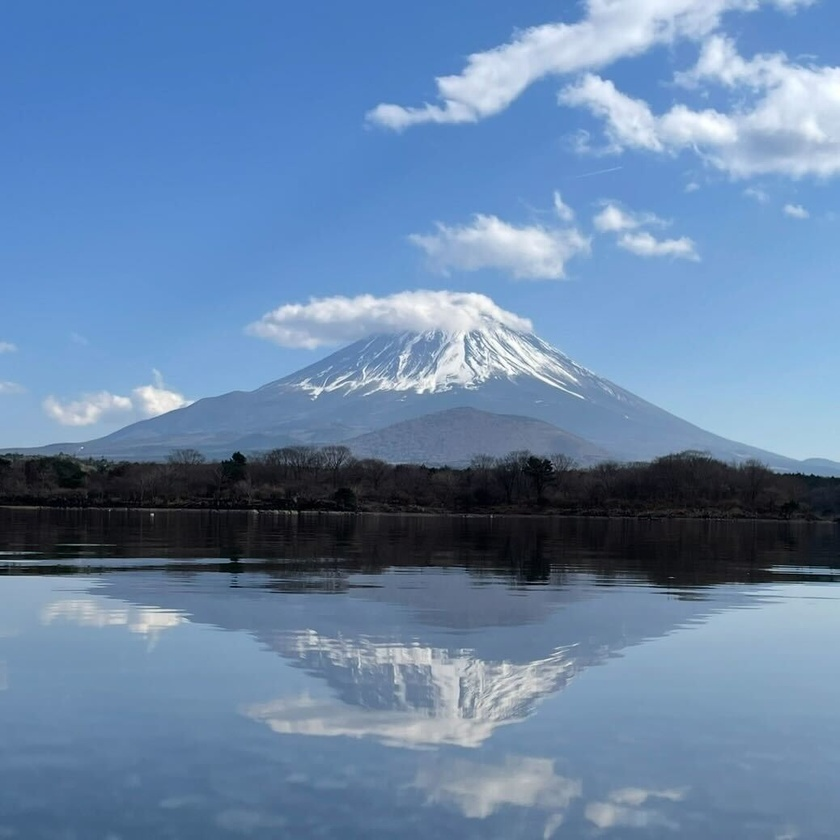
#> input picture M1_数値解析/レポート2/きょうか/GPT/Fuji.jpg, 840 x 840 px, shrunk from 1038 x 1038 before the run
$ python gauss.py Fuji.jpg Fuji.jpg 1.0 1.0
#> lines starting #> are read from the running program, lines starting #| are printed output that depends on the picture
"""
元画像と変換後画像からガウス・ニュートン法で回転角度とスケールを推定し、
推定値と収束の様子をプロットします。

コマンドライン引数で入力画像と変形後の画像を指定し、
初期の回転角度とスケールをオプションで設定可能。
収束過程をプロットし、最終的な推定値を表示します。

実行方法
python gauss.py input_image transformed_image [theta_init_deg] [scale_init]
- input_image: 入力画像のパス
- transformed_image: 変形後の画像のパス
- theta_init_deg: 初期回転角度（度単位、デフォルトは0）
- scale_init: 初期スケール（デフォルトは1.0）


"""

import sys
import numpy as np
from PIL import Image
import matplotlib
matplotlib.use('Agg')
import matplotlib.pyplot as plt

def gaussian_kernel1d(sigma, radius=None):
    if radius is None:
        radius = int(3 * sigma)
    x = np.arange(-radius, radius+1)
    ker = np.exp(-x**2/(2*sigma**2))
    return ker/ker.sum()


def apply_gaussian_blur(img, sigma):
    k = gaussian_kernel1d(sigma)
    tmp = np.apply_along_axis(lambda m: np.convolve(m, k, mode='same'), axis=1, arr=img)
    return np.apply_along_axis(lambda m: np.convolve(m, k, mode='same'), axis=0, arr=tmp)


def compute_image_gradients(img, sigma=2.0):
    blurred = apply_gaussian_blur(img.astype(np.float64), sigma)
    dy, dx = np.gradient(blurred)
    return dx, dy


def estimate_by_gauss_newton(img_i, img_t, theta0=0.0, scale0=1.0,
                              thresh=1e-5, max_iter=100):
    theta = np.deg2rad(theta0)
    scale = scale0
    H, W = img_i.shape
    ys, xs = np.indices((H, W))
    x = xs - (W - 1)/2.0
    y = ys - (H - 1)/2.0
    mask = x**2 + y**2 <= (min(W, H)/2.0)**2

    th_hist, sc_hist = [], []
    grad_th, grad_sc = [], []
    cost_hist, delta_norm = [], []

    for _ in range(max_iter):
        a, b = scale*np.cos(theta), scale*np.sin(theta)
        src_x = a*x + b*y + (W - 1)/2.0
        src_y = -b*x + a*y + (H - 1)/2.0
        xi = np.clip(np.round(src_x).astype(int), 0, W-1)
        yi = np.clip(np.round(src_y).astype(int), 0, H-1)
        I_p = img_i[yi, xi]
        I_dx, I_dy = compute_image_gradients(I_p)
        diff = (I_p - img_t)[mask]
        dxdth = -scale*(x*np.sin(theta) + y*np.cos(theta))
        dydth =  scale*(x*np.cos(theta) - y*np.sin(theta))
        dxdsc = x*np.cos(theta) - y*np.sin(theta)
        dydsc = x*np.sin(theta) + y*np.cos(theta)
        A = (I_dx*dxdth + I_dy*dydth)[mask]
        B = (I_dx*dxdsc + I_dy*dydsc)[mask]
        Jt = np.sum(diff*A)
        Js = np.sum(diff*B)
        Htt, Hss = np.sum(A*A), np.sum(B*B)
        Hts = np.sum(A*B)
        H_approx = np.array([[Htt, Hts],[Hts, Hss]])
        g = np.array([Jt, Js])

        cost_hist.append(0.5*np.sum(diff**2))
        th_hist.append(theta)
        sc_hist.append(scale)
        grad_th.append(Jt)
        grad_sc.append(Js)

        try:
            delta = np.linalg.solve(H_approx, g)
        except np.linalg.LinAlgError:
            print("Singular Hessian; stopping.")
            break
        theta -= delta[0]
        scale -= delta[1]
        delta_norm.append(np.linalg.norm(delta))
        if np.linalg.norm(delta) < thresh:
            break

    return theta, scale, th_hist, sc_hist, grad_th, grad_sc, cost_hist, delta_norm


def main():
    if len(sys.argv) < 3:
        print("Usage: python gauss.py input.png transformed.png [theta0] [scale0]")
        sys.exit(1)
    inp, outp = sys.argv[1], sys.argv[2]
    t0 = float(sys.argv[3]) if len(sys.argv)>3 else 0.0
    s0 = float(sys.argv[4]) if len(sys.argv)>4 else 1.0
    img_i = np.array(Image.open(inp).convert('L'))
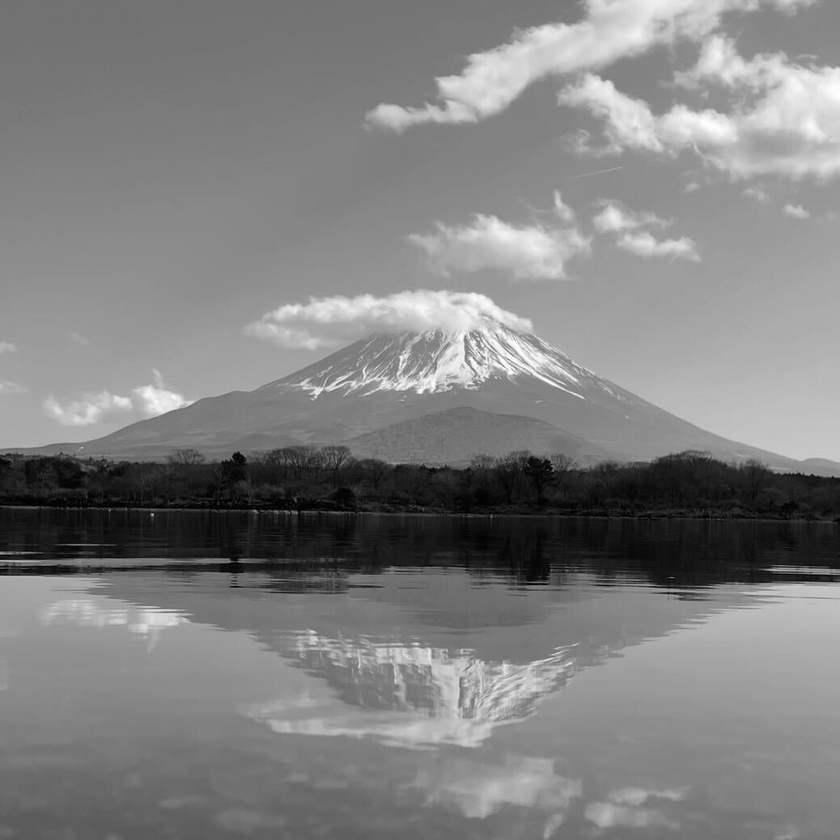
#> img_i: shape (840, 840); min 0, max 254, mean 128.5
    img_t = np.array(Image.open(outp).convert('L'))
    theta, scale, th_h, sc_h, gth, gsc, cost_h, dn_h = \
        estimate_by_gauss_newton(img_i, img_t, t0, s0)
#> the loop in estimate_by_gauss_newton, `for _ in range(max_iter):` made 100 passes
#> (a, b, Jt, H_approx, g, delta, theta, scale) on passes 6 to 10: (1.08, 0.0084, 567659126.2, [[2.98e+11, -2.46e+10], [-2.46e+10, 1.88e+11]], [567659126.2, -4.32e+09], [1.33e-05, -0.023], 0.0078, 1.1), (1.1, 0.00857, 763174351.9, [[3.16e+11, -2.47e+10], [-2.47e+10, 1.84e+11]], [763174351.9, -3.87e+09], [0.000784, -0.0209], 0.00702, 1.12), (1.12, 0.00785, 479134046.9, [[3.32e+11, -2.45e+10], [-2.45e+10, 1.8e+11]], [479134046.9, -3.5e+09], [9.35e-06, -0.0194], 0.00701, 1.14), (1.14, 0.00798, 378646773.7, [[3.6e+11, -2.18e+10], [-2.18e+10, 1.78e+11]], [378646773.7, -3.01e+09], [2.76e-05, -0.0169], 0.00698, 1.16), (1.16, 0.00807, 710575211.2, [[3.67e+11, -2.18e+10], [-2.18e+10, 1.75e+11]], [710575211.2, -2.86e+09], [0.000972, -0.0162], 0.00601, 1.17)
#> (a, b, H_approx, g, delta, theta, scale) on passes 3 to 5: (1, 0.0177, [[2.36e+11, -2.63e+10], [-2.63e+10, 1.96e+11]], [7.96e+09, -3.23e+09], [0.0324, -0.0121], -0.0148, 1.02), (1.02, -0.015, [[2.45e+11, -2.76e+10], [-2.76e+10, 1.99e+11]], [-5.11e+09, -5.28e+09], [-0.0242, -0.0299], 0.00943, 1.05), (1.05, 0.00986, [[2.72e+11, -2.61e+10], [-2.61e+10, 1.92e+11]], [1.2e+09, -5.64e+09], [0.00161, -0.0292], 0.00782, 1.08)
#> pass 1, in estimate_by_gauss_newton, `I_p = img_i[yi, xi]`:
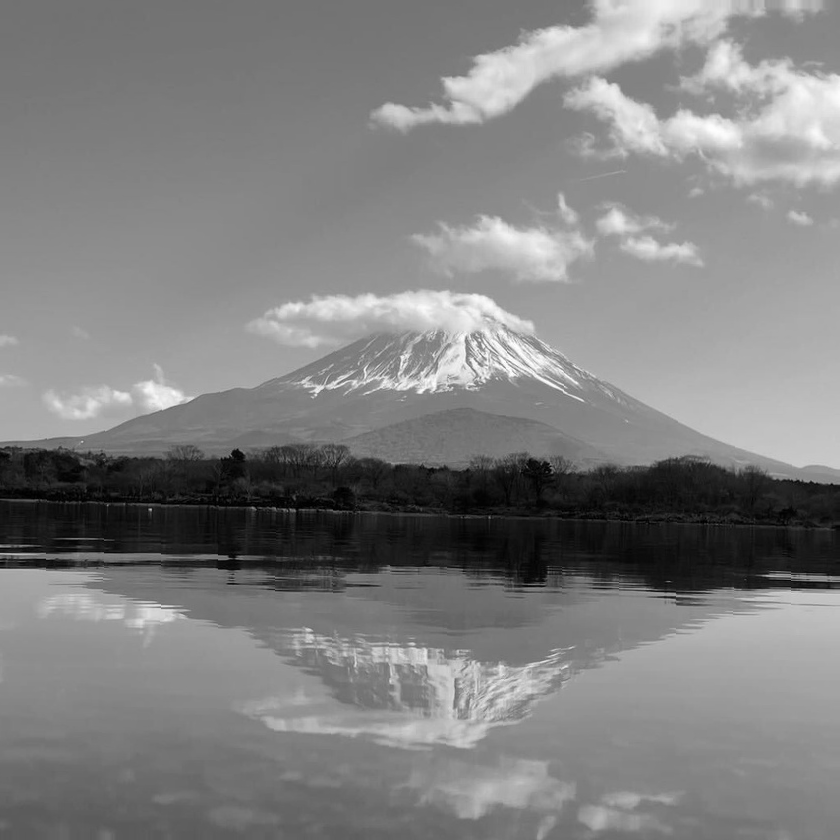
#> I_p: shape (840, 840); min 0, max 254, mean 128.5
#> pass 1, in compute_image_gradients, `dy, dx = np.gradient(blurred)`:
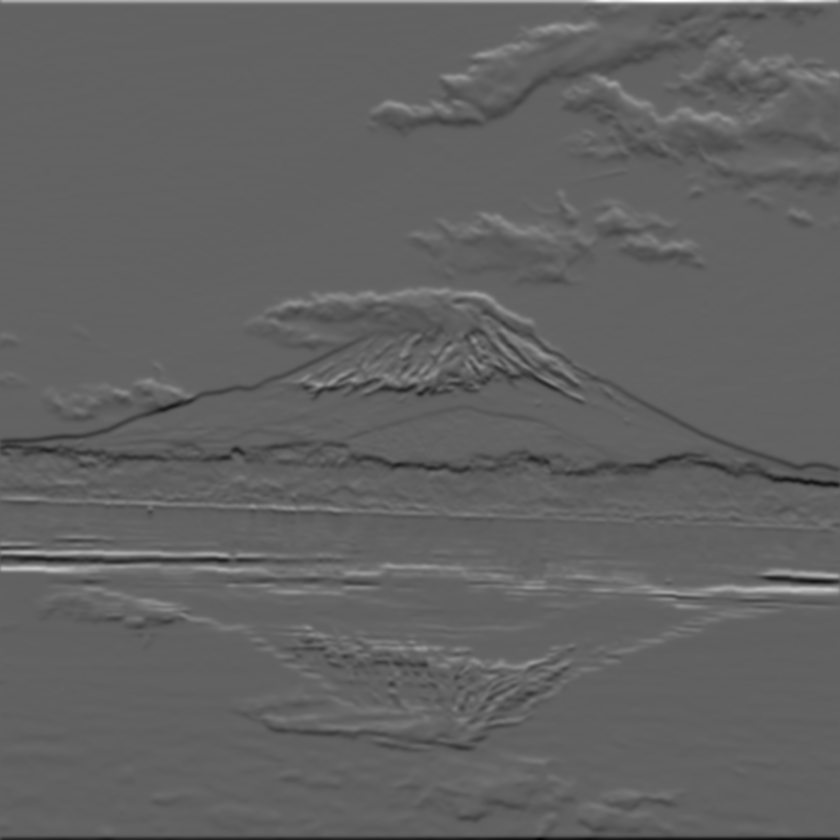
#> dy: shape (840, 840) float64; min -26.48, max 42, mean 0; drawn with min black and max white
#> after the loop in estimate_by_gauss_newton, `for _ in range(max_iter):`:
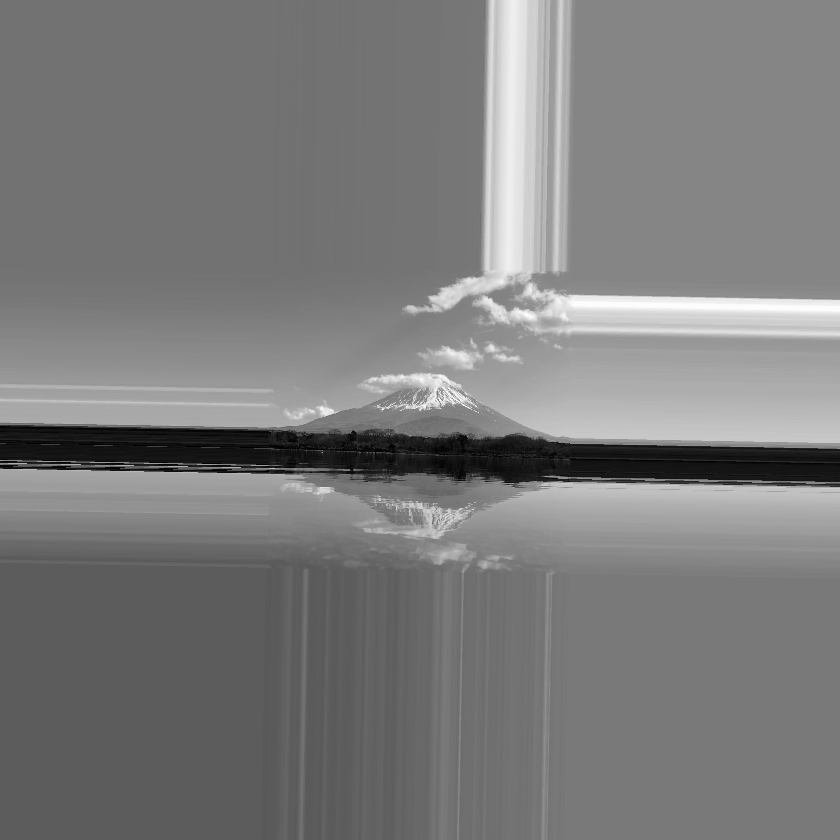
#> I_p: shape (840, 840); min 0, max 254, mean 123.4
    print(f"Estimated rotation (deg): {np.rad2deg(theta):.4f}")
#| Estimated rotation (deg): 1.0758
    print(f"Estimated scale: {scale:.4f}")
#| Estimated scale: 2.7750

    it = np.arange(len(th_h))
    # parameter histories
    plt.figure(); plt.plot(it, np.rad2deg(th_h), label='Theta (deg)'); plt.plot(it, sc_h, label='Scale'); plt.xlabel('Iteration'); plt.legend(); plt.grid(True); plt.savefig('param_evolution.png')
    # individual params
    plt.figure(); plt.plot(it, np.rad2deg(th_h)); plt.xlabel('Iteration'); plt.ylabel('Theta (deg)'); plt.grid(True); plt.savefig('theta_history.png')
    plt.figure(); plt.plot(it, sc_h); plt.xlabel('Iteration'); plt.ylabel('Scale'); plt.grid(True); plt.savefig('scale_history.png')
    # gradients
    plt.figure(); plt.plot(it, gth); plt.xlabel('Iteration'); plt.ylabel('J_theta'); plt.grid(True); plt.savefig('grad_theta.png')
    plt.figure(); plt.plot(it, gsc); plt.xlabel('Iteration'); plt.ylabel('J_scale'); plt.grid(True); plt.savefig('grad_scale.png')
    # cost and delta
    plt.figure(); plt.plot(it, cost_h); plt.xlabel('Iteration'); plt.ylabel('Cost'); plt.grid(True); plt.savefig('cost_history.png')
#> after `plt.figure()`:
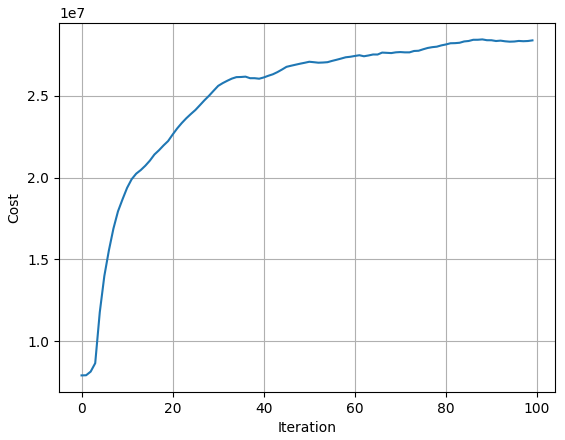
#> figure drawn by matplotlib, 1 panel; curve peaks at x = 88, y = 28462103
    plt.figure(); plt.plot(it, dn_h); plt.xlabel('Iteration'); plt.ylabel('Delta Norm'); plt.grid(True); plt.savefig('delta_norm.png')
#> after `plt.figure()`:
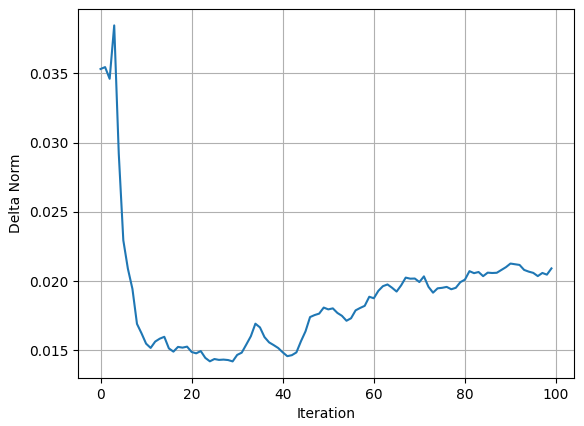
#> figure drawn by matplotlib, 1 panel; curve peaks at x = 3, y = 0.0385
    # solution trajectory
    plt.figure(); plt.plot(np.rad2deg(th_h), sc_h, marker='o'); plt.xlabel('Theta (deg)'); plt.ylabel('Scale'); plt.grid(True); plt.savefig('trajectory.png')
#> after `plt.figure()`:
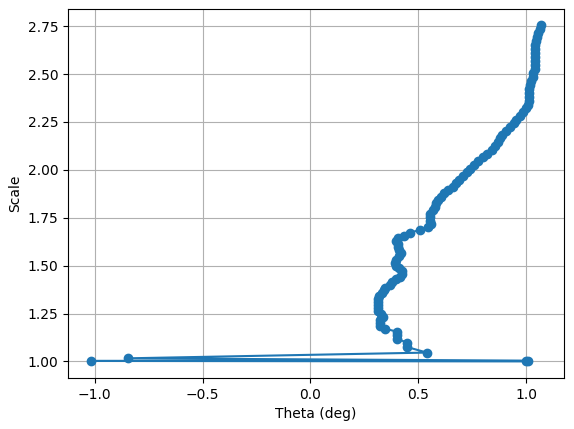
#> figure drawn by matplotlib, 1 panel
    print("Saved all history plots.")

if __name__ == "__main__":
    main()
